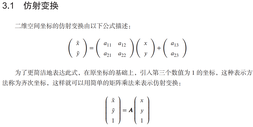
#> input picture DigitalImageProcessing/image/1.png, 253 x 127 px, shrunk from 1441 x 720 before the run
$ python hough_transform.py ../image/1.png
#> lines starting #> are read from the running program, lines starting #| are printed output that depends on the picture
#!/usr/bin/env python3
# encoding: utf-8

"""
@Funciton: 霍夫变换 (Hough Transform) 进行二值图像的直线检测
@Python Version: 3.8
@Author: Wei Li
@Date: 2021-10-18
"""

import sys
import math
import numpy as np
import matplotlib.pyplot as plt
from mpl_toolkits.mplot3d import Axes3D
import cv2 as cv


def HoughTransformLine(image, stepTheta=1, stepRho=1):
    """实现标准的霍夫直线检测

    Args:
        image ([ndarray]): 输入待检测的二值图像
        stepTheta (int, optional): 计算机程序实现原理时候的离散化参数 θ. Defaults to 1.
        stepRho (int, optional): 计算机程序实现原理时候的离散化参数 ρ. Defaults to 1.

    Returns:
        [tuple]: (计数器，对应的哪些点是共线的)
    """
    rows, cols = image.shape
    # 图像中可能出现的最大垂线的长度
    L = round(math.sqrt(pow(rows - 1, 2.0) + pow(cols - 1, 2.0))) + 1
    # 初始化投票器
    numTheta = int(180.0 / stepTheta)
    numRho = int(2 * L / stepRho + 1)
    accumulator = np.zeros((numRho, numTheta), np.int32)
    # 建立字典, 对应的那些点是共线的
    accuDict = {}
    for k1 in range(numRho):
        for k2 in range(numTheta):
            accuDict[(k1, k2)] = []

    # 投票计数
    for y in range(rows):
        for x in range(cols):
            if (image[y][x] == 255):  # 只对边缘点做霍夫变换
                for m in range(numTheta):
                    # 对每一个角度，计算对应的 rho 值
                    rho = x * math.cos(stepTheta * m / 180.0 * math.pi) + y * math.sin(stepTheta * m / 180.0 * math.pi)
                    # 计算投票哪一个区域
                    n = int(round(rho + L) / stepRho)
                    # 投票计数 +1
                    accumulator[n, m] += 1
                    # 记录该点
                    accuDict[(n, m)].append((y, x))

    return accumulator, accuDict

# --------------------------
if __name__ == "__main__":
    if len(sys.argv) > 1:
        image = cv.imread(sys.argv[1], 0)
#> image: shape (127, 253); min 43, max 255, mean 247.6
        if image is None:
            print(f"Error: no such file or dictory.")
        cv.imshow("OriginImage", image)

        # 边缘二值图
        edge_canny = cv.Canny(image, 50, 200)
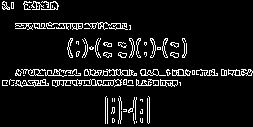
#> edge_canny: shape (127, 253); 8.2% white in thin lines or dots
        cv.imshow("EdgeCanny", edge_canny)

        # -------- Hough Transform Line --------
        # -------- 对计数器进行三维展示和二值化展示 --------
        accumulator, accuDict = HoughTransformLine(edge_canny, 1, 1)
#> after the loop in HoughTransformLine, `for y in range(rows):`:
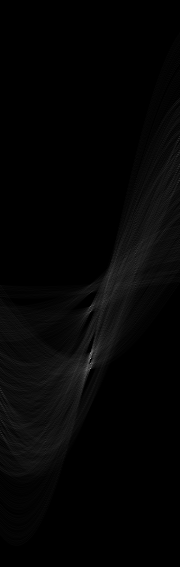
#> accumulator: shape (567, 180) int32; min 0, max 159, mean 4.6
#> accuDict = 102060 items

        # 计算器的二维直方图展示
        rows, cols = accumulator.shape
#> rows = 567; cols = 180
        fig = plt.figure()
#> (the run stopped early here; a loop or call above may not have finished)

$ run again, on DigitalImageProcessing/image/101.png
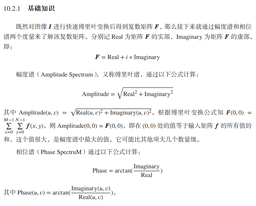
#> input picture DigitalImageProcessing/image/101.png, 256 x 206 px, shrunk from 1022 x 824 before the run
#> `edge_canny = cv.Canny(image, 50, 200)`:
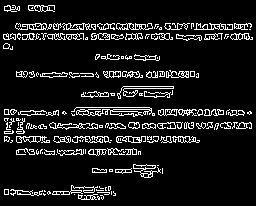
#> edge_canny: shape (206, 256); 10.5% white in thin lines or dots
#> after the loop in HoughTransformLine, `for y in range(rows):`:
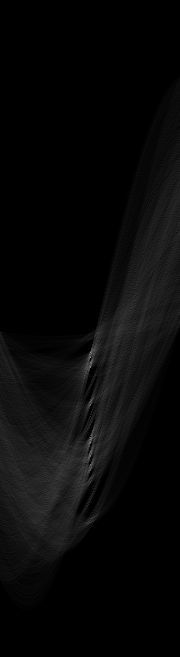
#> accumulator: shape (657, 180) int32; min 0, max 151, mean 8.4
#> accuDict = 118260 items

$ run again, on DigitalImageProcessing/image/103.png
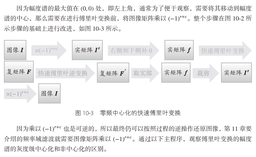
#> input picture DigitalImageProcessing/image/103.png, 256 x 157 px, shrunk from 1023 x 629 before the run
#> `edge_canny = cv.Canny(image, 50, 200)`:
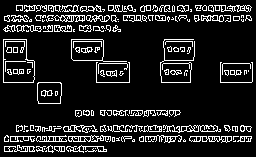
#> edge_canny: shape (157, 256); 12.8% white in thin lines or dots
#> after the loop in HoughTransformLine, `for y in range(rows):`:
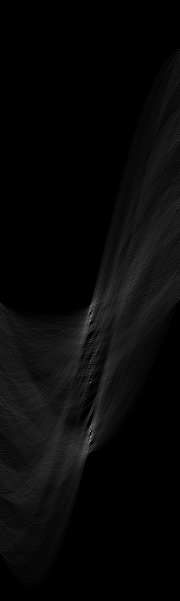
#> accumulator: shape (601, 180) int32; min 0, max 196, mean 8.6
#> accuDict = 108180 items
